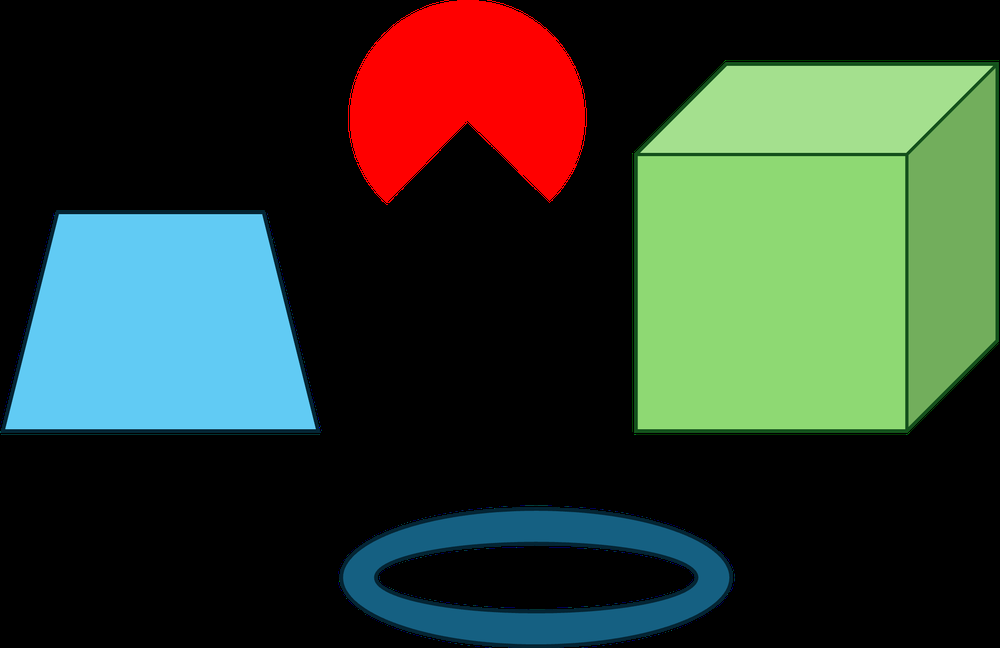
#> input picture 2 Parcial/Examen Pocesamiento-imagenes 2P/Hough2.PNG, 1000 x 648 px, shrunk from 2172 x 1407 before the run
$ python hough.py
#> lines starting #> are read from the running program, lines starting #| are printed output that depends on the picture; after the words box and inside, x2 and y2 are one past the last pixel; in counts of white or black regions, pixels touching at a corner belong together
import cv2
import numpy as np

class DetectorHough:
    def __init__(self, ruta_imagen):
#> called with ruta_imagen = 'Hough2.PNG'
        self.imagen_original = cv2.imread(ruta_imagen)
#> self.imagen_original is the input picture: shape (648, 1000, 3); mean B, G, R 47.9, 61, 48.6
        if self.imagen_original is None:
            raise FileNotFoundError(f"No se pudo cargar la imagen: {ruta_imagen}")

    def detectar_lineas(self):
        # 1. Escala de grises
        gris = cv2.cvtColor(self.imagen_original, cv2.COLOR_BGR2GRAY)
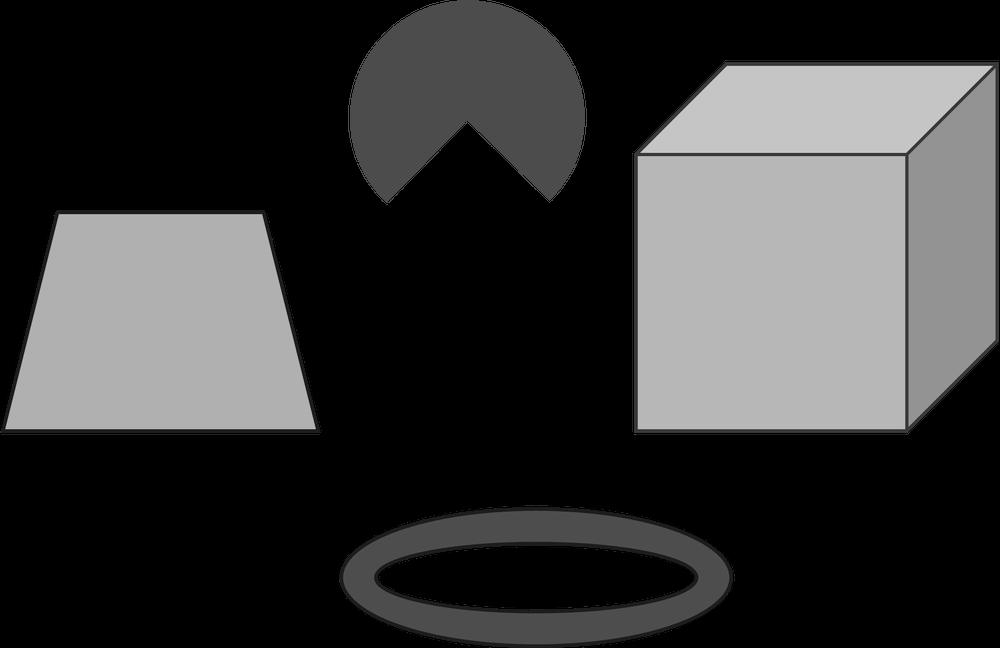
#> gris: shape (648, 1000); min 0, max 210, mean 55.8

        # 2. Umbralización adaptativa para tolerar variaciones de luz
        binaria = cv2.adaptiveThreshold(gris, 255, cv2.ADAPTIVE_THRESH_MEAN_C,
                                        cv2.THRESH_BINARY_INV, 15, 10)
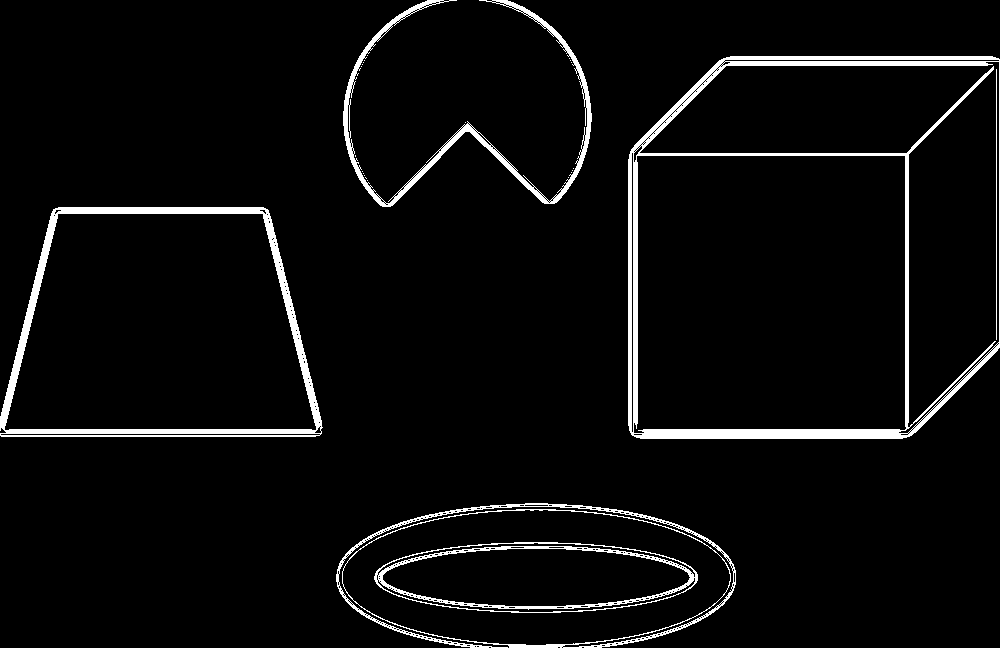
#> binaria: shape (648, 1000); 4.6% white; 25 white regions (19 under 20 px), largest, box (x1, y1, x2, y2) and area: (628, 56, 1000, 439) 12042, (0, 207, 323, 437) 6982, (343, 0, 592, 207) 4053, (336, 503, 736, 648) 3607, (374, 542, 698, 613) 2962, (996, 69, 997, 340) 271

        # 3. Operaciones morfológicas para limpiar ruido pequeño
        kernel = np.ones((3, 3), np.uint8)
        binaria_limpia = cv2.morphologyEx(binaria, cv2.MORPH_OPEN, kernel, iterations=1)
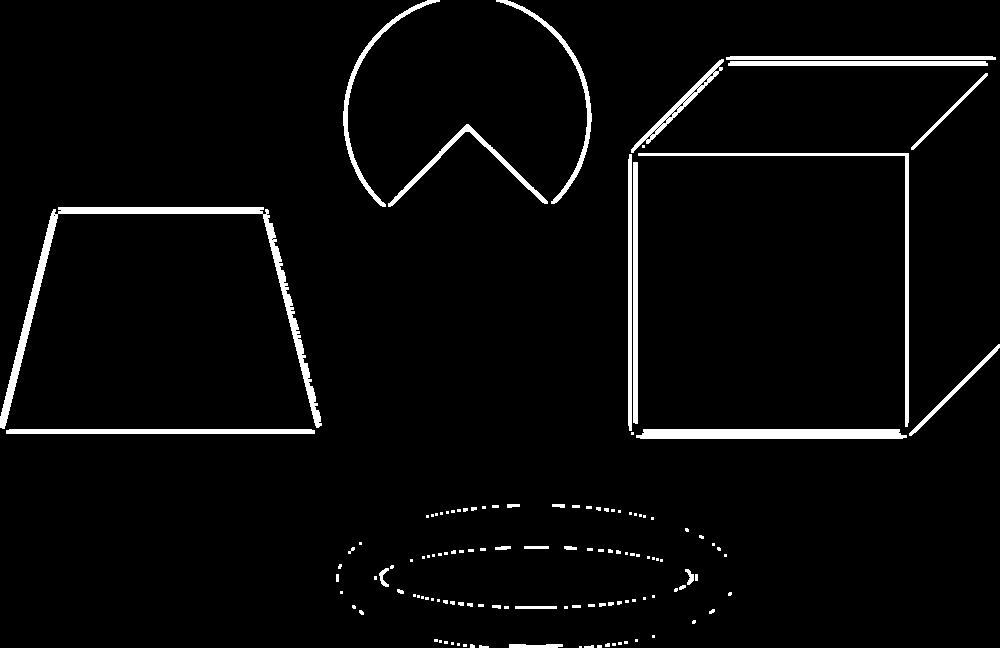
#> binaria_limpia: shape (648, 1000); 3.6% white; 129 white regions (88 under 20 px), largest, box (x1, y1, x2, y2) and area: (0, 207, 322, 429) 4629, (636, 429, 907, 439) 2620, (638, 153, 909, 427) 1893
        binaria_limpia = cv2.dilate(binaria_limpia, kernel, iterations=1)  # opcional
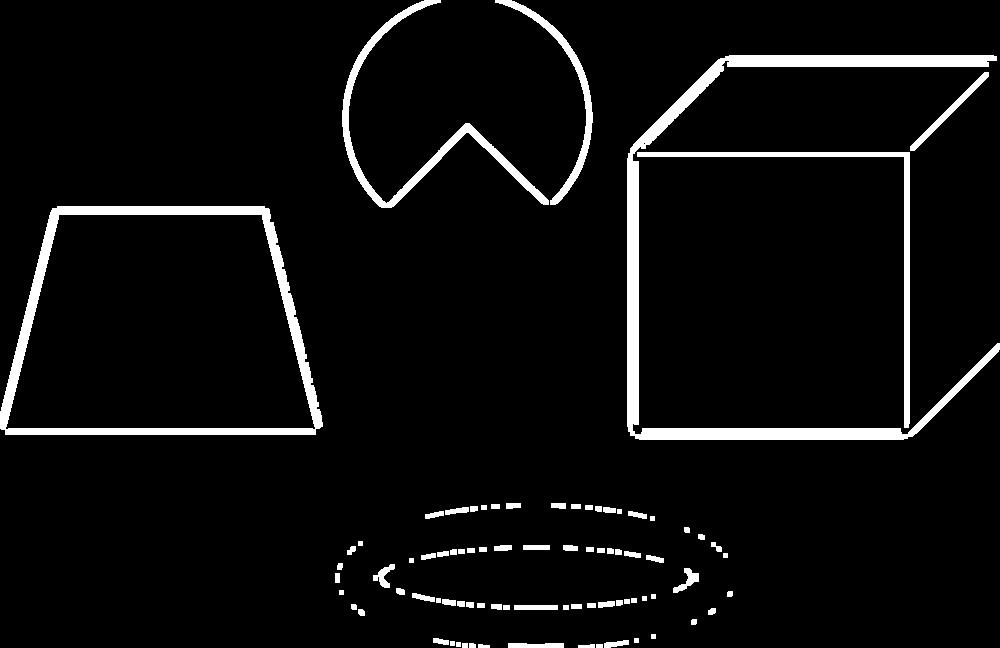
#> binaria_limpia: shape (648, 1000); 5.3% white; 83 white regions, largest, box (x1, y1, x2, y2) and area: (627, 55, 1000, 440) 12019, (0, 206, 323, 435) 8410, (342, 0, 549, 208) 3598

        # 4. Detección de bordes
        bordes = cv2.Canny(binaria_limpia, 20, 100)
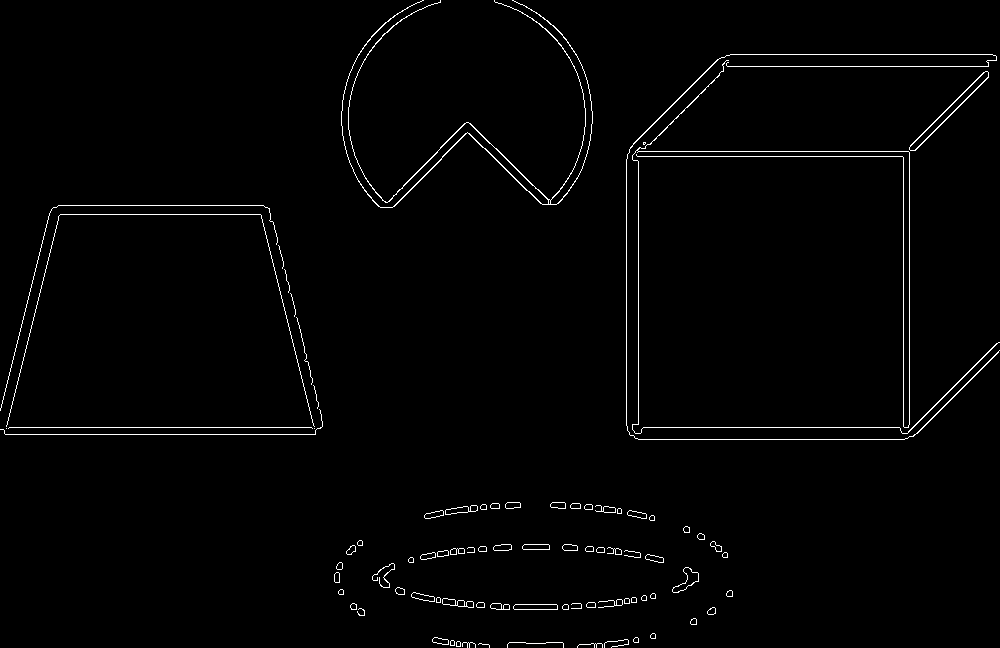
#> bordes: shape (648, 1000); 1.5% white in thin lines or dots

        # 5. Detección de líneas
        lineas = cv2.HoughLines(bordes, 1, np.pi / 180, 73)
#> lineas = 60 rows, first 8: [427, 1.57], [434, 1.57], [151, 1.57], [638, 0], [909, 0], [156, 1.57], [903, 0], [626, 0]

        # 6. Dibujar líneas sobre la imagen original
        resultado = self.imagen_original.copy()

        if lineas is not None:
            for linea in lineas:
                rho, theta = linea[0]
                a = np.cos(theta)
                b = np.sin(theta)
                x0 = a * rho
                y0 = b * rho
                x1 = int(x0 + 1000 * (-b))
                y1 = int(y0 + 1000 * (a))
                x2 = int(x0 - 1000 * (-b))
                y2 = int(y0 - 1000 * (a))
                cv2.line(resultado, (x1, y1), (x2, y2), (0, 0, 255), 1)
#> this loop made 60 passes
#> (rho, theta, a, b, x0, y0, x1, y1) on passes 1 to 12: (427, 1.57, -4.37e-08, 1, -1.87e-05, 427, -1000, 426), (434, 1.57, -4.37e-08, 1, -1.9e-05, 434, -1000, 433), (151, 1.57, -4.37e-08, 1, -6.6e-06, 151, -1000, 150), (638, 0, 1, 0, 638, 0, 638, 1000), (909, 0, 1, 0, 909, 0, 909, 1000), (156, 1.57, -4.37e-08, 1, -6.82e-06, 156, -1000, 155), (903, 0, 1, 0, 903, 0, 903, 1000), (626, 0, 1, 0, 626, 0, 626, 1000), (54, 1.57, -4.37e-08, 1, -2.36e-06, 54, -1000, 53), (66, 1.57, -4.37e-08, 1, -2.88e-06, 66, -1000, 65), (439, 1.57, -4.37e-08, 1, -1.92e-05, 439, -1000, 438), (-201, 2.9, -0.97, 0.242, 195, -48.63, -46, -1018)
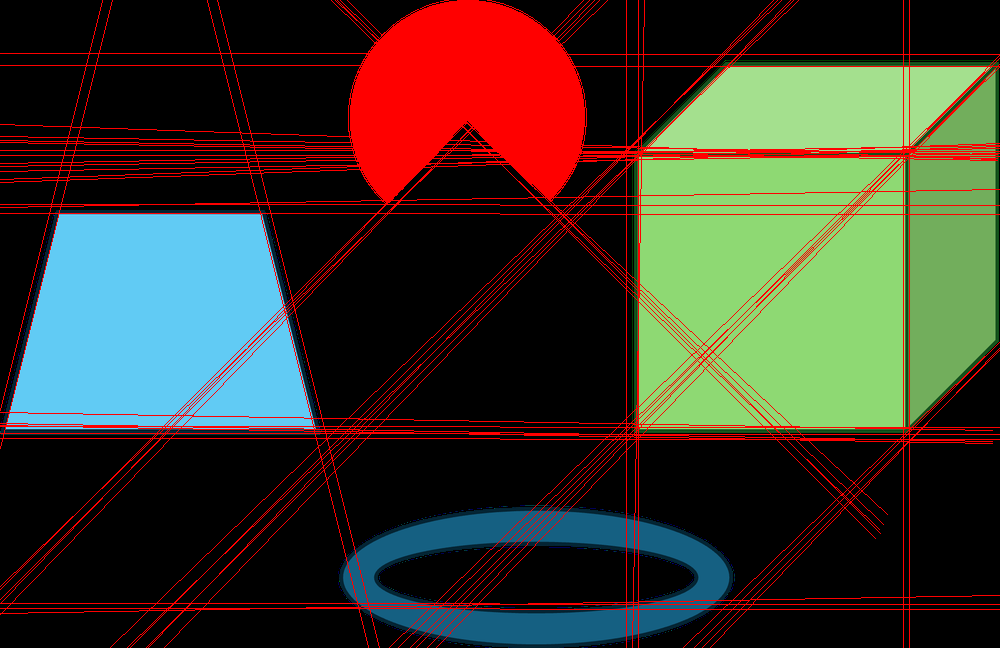
#> resultado: shape (648, 1000, 3); 5.91% of pixels changed, all inside (x1, y1, x2, y2) = (0, 0, 1000, 648)

        return resultado

    def mostrar_resultados(self):
        resultado = self.detectar_lineas()
        cv2.imshow("Líneas detectadas sobre imagen original", resultado)
        cv2.waitKey(0)
        cv2.destroyAllWindows()

if __name__ == "__main__":
    ruta = "Hough2.PNG"
    detector = DetectorHough(ruta)
    detector.mostrar_resultados()

$ run again, with 2 Parcial/Examen Pocesamiento-imagenes 2P/Hough1.PNG copied over 2 Parcial/Examen Pocesamiento-imagenes 2P/Hough2.PNG
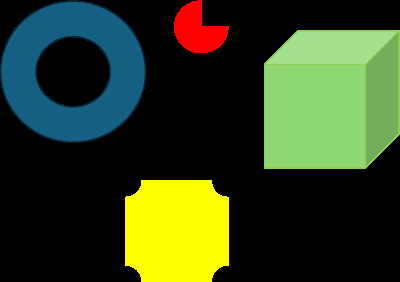
#> input picture 2 Parcial/Examen Pocesamiento-imagenes 2P/Hough1.PNG, 400 x 282 px
#> in __init__, self.imagen_original is the input picture: shape (282, 400, 3); mean B, G, R 31.6, 65.1, 50.4
#> in detectar_lineas, `binaria = cv2.adaptiveThreshold(gris, 255, cv2.ADAPTIVE_THRESH_MEAN_C,..`:
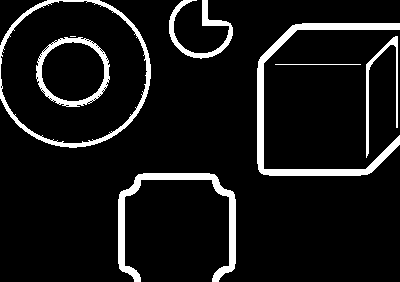
#> binaria: shape (282, 400); 8.6% white; 8 white regions (1 under 20 px), largest, box (x1, y1, x2, y2) and area: (257, 23, 400, 176) 2865, (118, 173, 236, 282) 2237, (0, 0, 151, 148) 1824
#> bordes: shape (282, 400); 3.1% white in thin lines or dots
#> lineas = 13 rows, first 8: [30, 1.57], [21, 1.57], [264, 0], [167, 1.57], [176, 1.57], [255, 0], [364, 0], [369, 0]
#> the loop in detectar_lineas, `for linea in lineas:` made 13 passes
#> (rho, theta, a, b, x0, y0, x1, y1) on passes 1 to 8: (30, 1.57, -4.37e-08, 1, -1.31e-06, 30, -1000, 29), (21, 1.57, -4.37e-08, 1, -9.18e-07, 21, -1000, 20), (264, 0, 1, 0, 264, 0, 264, 1000), (167, 1.57, -4.37e-08, 1, -7.3e-06, 167, -1000, 166), (176, 1.57, -4.37e-08, 1, -7.69e-06, 176, -1000, 175), (255, 0, 1, 0, 255, 0, 255, 1000), (364, 0, 1, 0, 364, 0, 364, 1000), (369, 0, 1, 0, 369, 0, 369, 1000)
#> after the loop in detectar_lineas, `for linea in lineas:`:
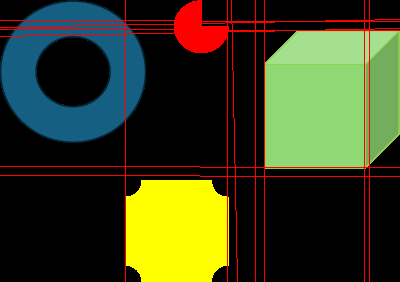
#> resultado: shape (282, 400, 3); 3.61% of pixels changed, all inside (x1, y1, x2, y2) = (0, 0, 400, 282)
